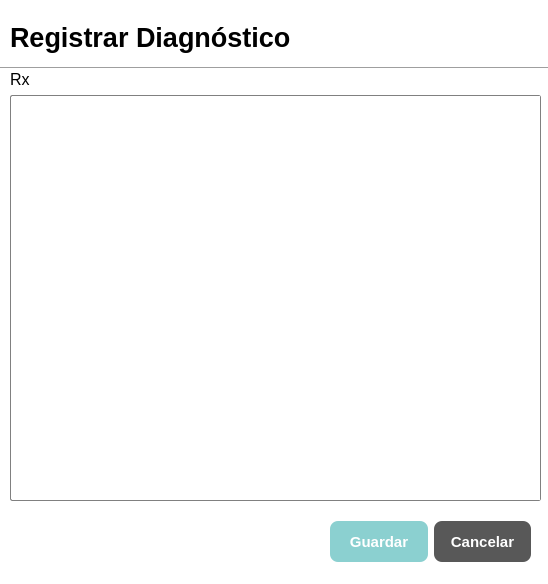
<?xml version="1.0" encoding="UTF-8"?>
<ui version="4.0">
 <class>DiagnosticoDialog</class>
 <widget class="QDialog" name="DiagnosticoDialog">
  <property name="geometry">
   <rect>
    <x>0</x>
    <y>0</y>
    <width>548</width>
    <height>584</height>
   </rect>
  </property>
  <property name="windowTitle">
   <string>Dialog</string>
  </property>
  <property name="styleSheet">
   <string notr="true">QDialog{
	background-color:white;
}

QTextEdit{
	border: 1px solid gray;
	border-radius: 2px;
	padding-left: 15px;
	height: 35px;
}</string>
  </property>
  <widget class="Line" name="line">
   <property name="geometry">
    <rect>
     <x>0</x>
     <y>60</y>
     <width>551</width>
     <height>16</height>
    </rect>
   </property>
   <property name="orientation">
    <enum>Qt::Orientation::Horizontal</enum>
   </property>
  </widget>
  <widget class="QLabel" name="label">
   <property name="geometry">
    <rect>
     <x>10</x>
     <y>20</y>
     <width>321</width>
     <height>35</height>
    </rect>
   </property>
   <property name="font">
    <font>
     <pointsize>20</pointsize>
     <bold>true</bold>
    </font>
   </property>
   <property name="text">
    <string>Registrar Diagnóstico</string>
   </property>
  </widget>
  <widget class="QWidget" name="layoutWidget_2">
   <property name="geometry">
    <rect>
     <x>330</x>
     <y>520</y>
     <width>201</width>
     <height>43</height>
    </rect>
   </property>
   <layout class="QHBoxLayout" name="horizontalLayout_4">
    <item>
     <widget class="QPushButton" name="registrar_btn">
      <property name="minimumSize">
       <size>
        <width>0</width>
        <height>41</height>
       </size>
      </property>
      <property name="styleSheet">
       <string notr="true">QPushButton{
	background-color: #8bd0d0;
	color: white;
	border: none;
	border-radius: 8px;
	font-weight: bold;
	font-size: 15px;
}</string>
      </property>
      <property name="text">
       <string>Guardar</string>
      </property>
     </widget>
    </item>
    <item>
     <widget class="QPushButton" name="cancelar_btn">
      <property name="minimumSize">
       <size>
        <width>0</width>
        <height>41</height>
       </size>
      </property>
      <property name="styleSheet">
       <string notr="true">QPushButton{
	background-color: #585858;
	color: white;
	border: none;
	border-radius: 8px;
	font-weight: bold;
	font-size: 15px;
}</string>
      </property>
      <property name="text">
       <string>Cancelar</string>
      </property>
     </widget>
    </item>
   </layout>
  </widget>
  <widget class="QWidget" name="">
   <property name="geometry">
    <rect>
     <x>10</x>
     <y>70</y>
     <width>531</width>
     <height>431</height>
    </rect>
   </property>
   <layout class="QVBoxLayout" name="verticalLayout">
    <item>
     <widget class="QLabel" name="label_2">
      <property name="font">
       <font>
        <pointsize>12</pointsize>
       </font>
      </property>
      <property name="text">
       <string>Rx</string>
      </property>
     </widget>
    </item>
    <item>
     <widget class="QTextEdit" name="rx_textEdit"/>
    </item>
   </layout>
  </widget>
 </widget>
 <resources/>
 <connections/>
</ui>
